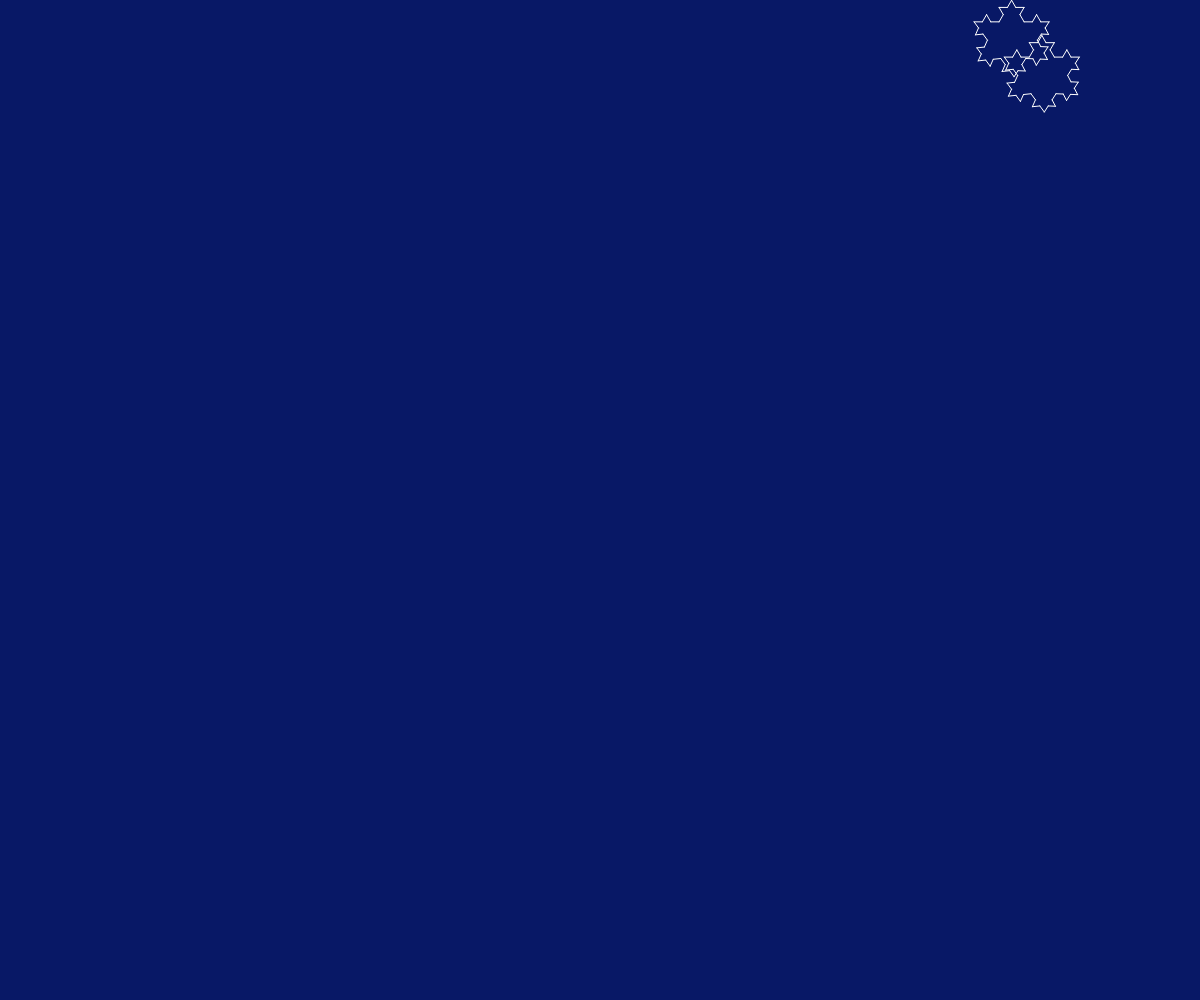
Frame 1 (no input)
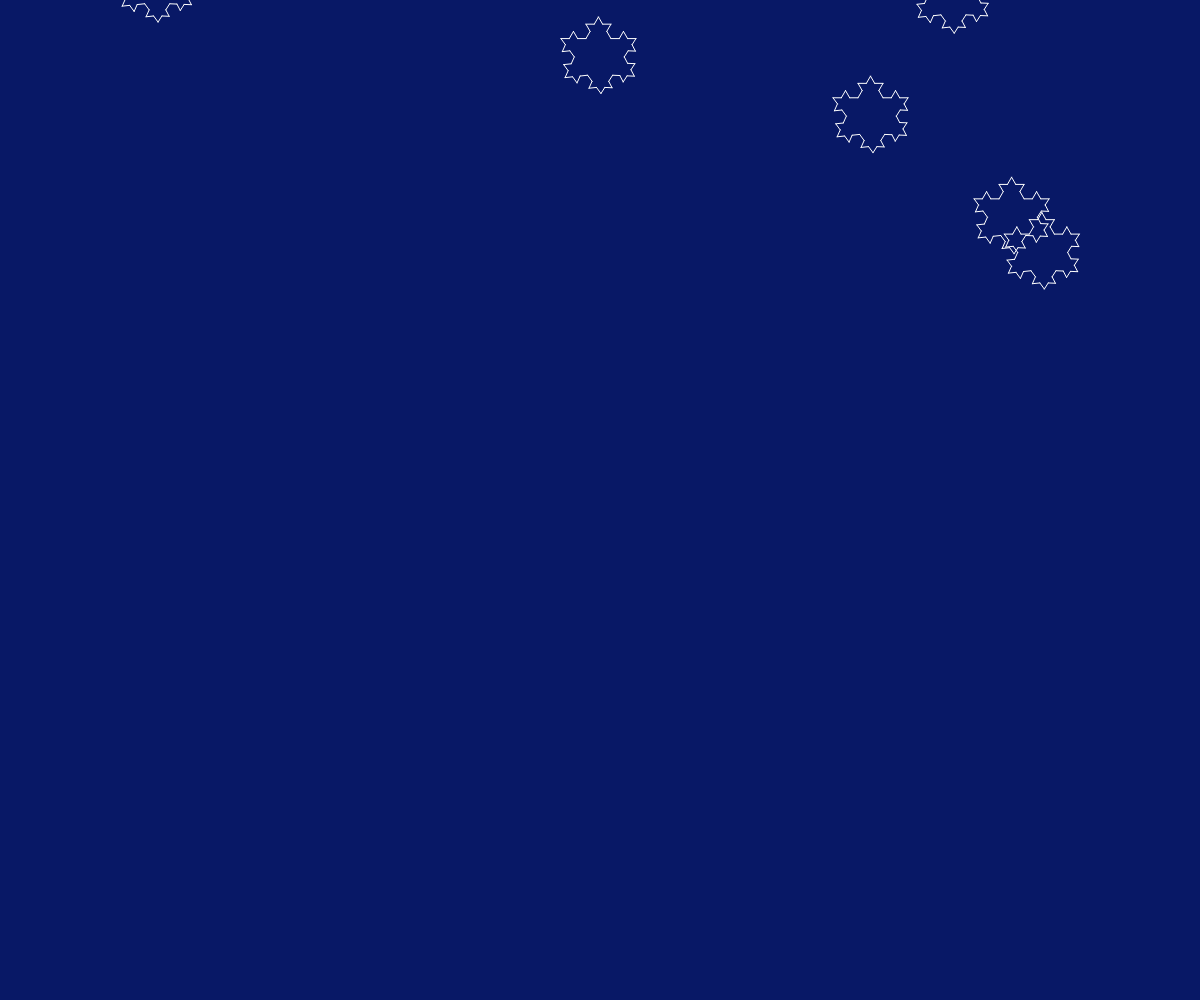
Frame 60 (no input)
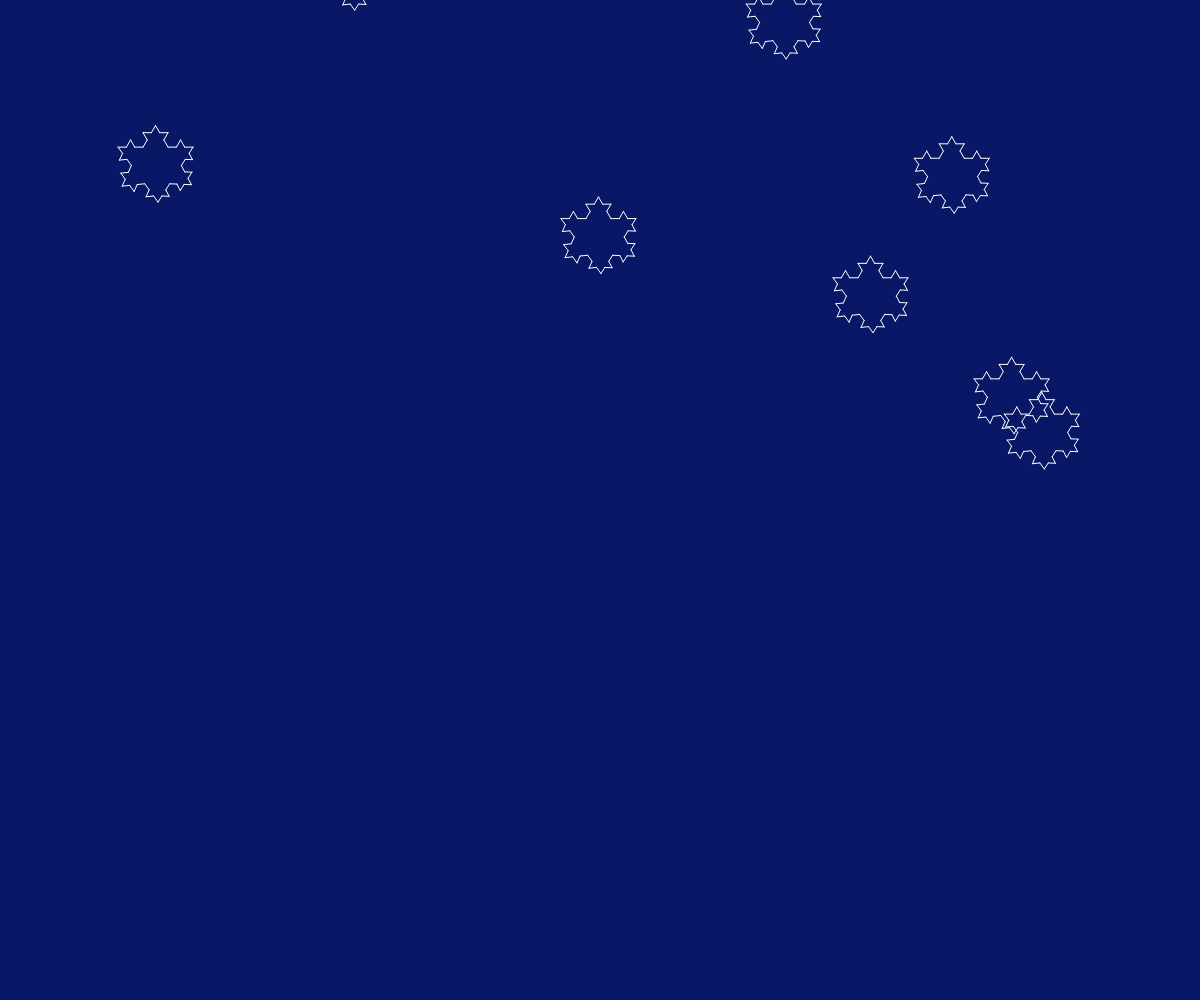
Frame 120 (the mouse pressed at the canvas centre since frame 60)

The p5.js sketch that drew these frames (run headless with seeded random() and noise() and a simulated clock; from frame 60 on, the mouse is pressed at the canvas centre):

// p5.js sketch
// ── sketch.js
let lines = [];
let linesAmount;
let x;
let y;

function addAll(arr, list) {
  for (let l of arr) {
    list.push(l);
  }
}

function setup() {
  createCanvas(windowWidth, windowHeight);

  generateSnowflakes();
}

function draw() {
  background(8, 24, 102);
  translate(0, 100);

  stroke(255);

  let remainingLines = [];

  for (let l of lines) {
    l.show();

    if (l.b.y <= windowHeight) {
      remainingLines.push(l);
    }
  }

  lines = remainingLines;

  if (lines.length === 0) {
    generateSnowflakes();
  }
}

function generateSnowflakes() {
  lines = [];

  for (let i = 0; i < 20; i++) {
    x = random(0, windowWidth);
    y = random(-windowHeight, 0);

    let a = createVector(x + 0, y + 25);
    let b = createVector(x + 75, y + 25);
    let lineOne = new Line(a, b);
    let len = p5.Vector.dist(a, b);
    let h = (len * sqrt(3)) / 2;
    let c = createVector(x + 40, y + 15 + h);
    let lineTwo = new Line(b, c);
    let lineThree = new Line(c, a);

    lines.push(lineOne);
    lines.push(lineTwo);
    lines.push(lineThree);
  }

  linesAmount = random(1, 3);

  for (let i = 0; i < linesAmount; i++) {
    let generation = [];

    for (let l of lines) {
      let children = l.generate();
      addAll(children, generation);
    }

    lines = generation;
  }
}

// ── line.js
class Line {
  constructor(a, b, c) {
    this.a = a.copy();
    this.b = b.copy();
  }

  generate() {
    let children = [];

    let v = p5.Vector.sub(this.b, this.a);
    v.div(3);

    let b1 = p5.Vector.add(this.a, v);
    children[0] = new Line(this.a, b1);

    let a1 = p5.Vector.sub(this.b, v);
    children[3] = new Line(a1, this.b);

    v.rotate(-PI / 3);
    let c1 = p5.Vector.add(b1, v);

    children[1] = new Line(b1, c1);
    children[2] = new Line(c1, a1);
    return children;
  }

  show() {
    stroke(255);
    line(this.a.x, this.a.y, this.b.x, this.b.y);

    this.a.y = this.a.y + 3;
    this.b.y = this.b.y + 3;
  }
}
